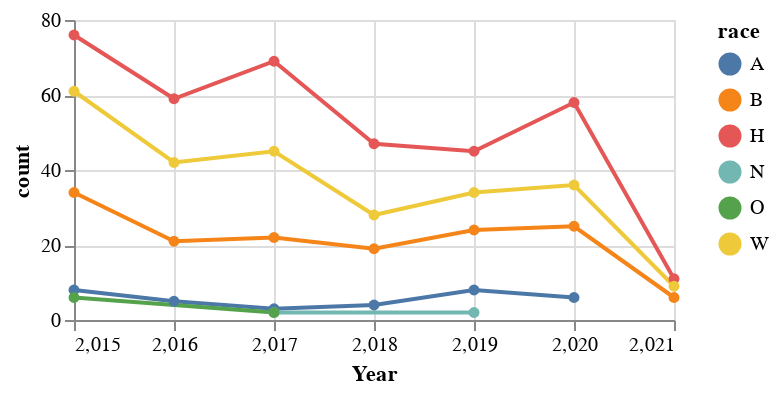

Write notebook code for a chart like this one.
### Code cell
# histogram of police killings by year and month
race_plot = alt.Chart(grouped_transform_police_CA
).mark_line(point=True).encode(
    x = alt.X('Year'),
    y = 'count',
    color = 'race'
).properties(
width = 300, height=150)
#.transform_filter(alt.FieldOneOfPredicate(field = 'Year', oneOf = [2015,2020]))

#[2015,2017,2019,2021]
race_plot

### Figure 1 — Vega-Lite specification as saved in the notebook (floating-point values rounded to 4 significant figures)
{"config": {"view": {"continuousWidth": 400, "continuousHeight": 300}}, "data": {"name": "data-a0b4e7b530c3a24c773db7fd7c8a4f47"}, "mark": {"type": "line", "point": true}, "encoding": {"color": {"type": "nominal", "field": "race"}, "x": {"type": "quantitative", "field": "Year"}, "y": {"type": "quantitative", "field": "count"}}, "height": 150, "width": 300, "$schema": "https://vega.github.io/schema/vega-lite/v4.8.1.json", "datasets": {"data-a0b4e7b530c3a24c773db7fd7c8a4f47": [{"Year": 2015, "race": "A", "count": 8}, {"Year": 2015, "race": "B", "count": 34}, {"Year": 2015, "race": "H", "count": 76}, {"Year": 2015, "race": "O", "count": 6}, {"Year": 2015, "race": "W", "count": 61}, {"Year": 2016, "race": "A", "count": 5}, {"Year": 2016, "race": "B", "count": 21}, {"Year": 2016, "race": "H", "count": 59}, {"Year": 2016, "race": "W", "count": 42}, {"Year": 2017, "race": "A", "count": 3}, {"Year": 2017, "race": "B", "count": 22}, {"Year": 2017, "race": "H", "count": 69}, {"Year": 2017, "race": "N", "count": 2}, {"Year": 2017, "race": "O", "count": 2}, {"Year": 2017, "race": "W", "count": 45}, {"Year": 2018, "race": "A", "count": 4}, {"Year": 2018, "race": "B", "count": 19}, {"Year": 2018, "race": "H", "count": 47}, {"Year": 2018, "race": "W", "count": 28}, {"Year": 2019, "race": "A", "count": 8}, {"Year": 2019, "race": "B", "count": 24}, {"Year": 2019, "race": "H", "count": 45}, {"Year": 2019, "race": "N", "count": 2}, {"Year": 2019, "race": "W", "count": 34}, {"Year": 2020, "race": "A", "count": 6}, {"Year": 2020, "race": "B", "count": 25}, {"Year": 2020, "race": "H", "count": 58}, {"Year": 2020, "race": "W", "count": 36}, {"Year": 2021, "race": "B", "count": 6}, {"Year": 2021, "race": "H", "count": 11}, {"Year": 2021, "race": "W", "count": 9}]}}
